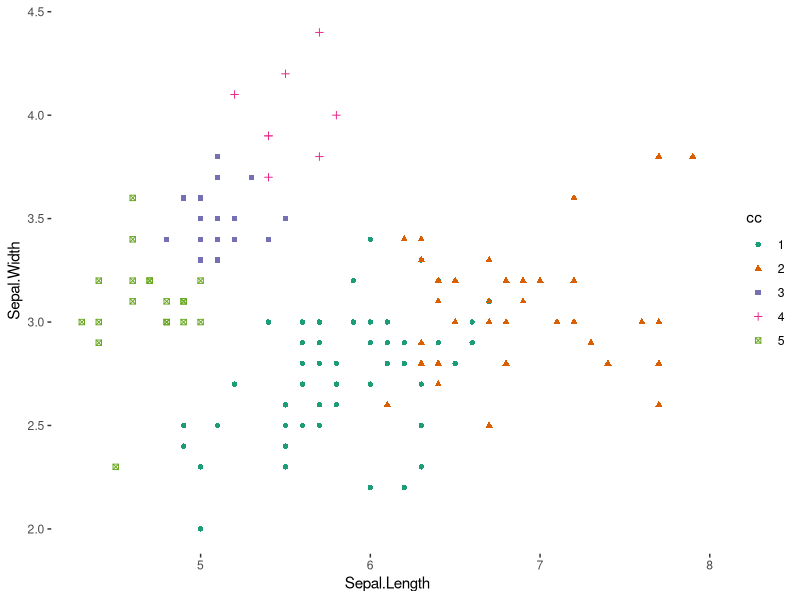

This chart was generated by the following R code:
library(ggplot2)
par(mfrow=c(1, 1))

df <- data.frame(iris)
View(df)
clusts = kmeans(df[,0:3], 5)

cc <- as.factor(clusts$cluster)

ggplot(df, aes(x=Sepal.Length, y=Sepal.Width, shape=cc, color=cc)) + 
  scale_color_brewer(palette="Dark2") +
  theme(panel.grid.major = element_blank(), panel.grid.minor = element_blank(), panel.background = element_blank()) +
  geom_point()

table(df$Species, cc)
